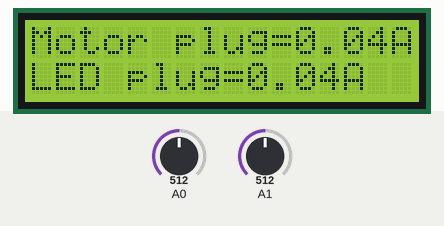
Recording of a sketch running on a simulated Arduino Uno, built with avr-gcc and run on an emulated ATmega328P. Shown: 16×2 character LCD. The inputs (shaded band) are chosen by the test bench; at power-on: A0 = 512, A1 = 512.

Above: at 1.2 s.
1.3 s: A0 set to 716
At 3.2 s:
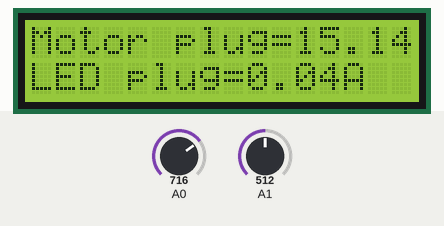
3.5 s: A1 set to 716
At 4.7 s:
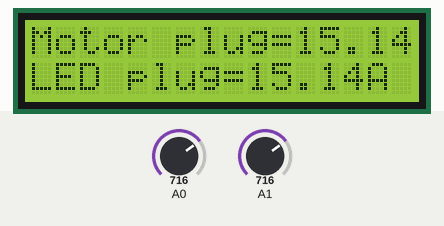
5.0 s: A0 set to 900
At 6.2 s:
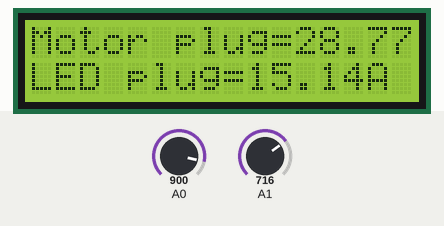
6.5 s: A1 set to 900
At 7.7 s:
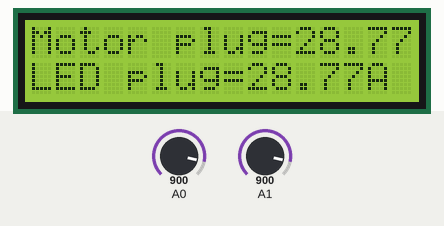
8.1 s: A0 set to 1023
At 9.2 s:
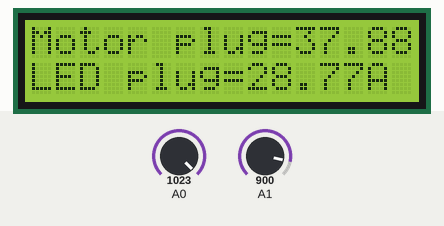
9.6 s: A1 set to 1023
At 10.6 s:
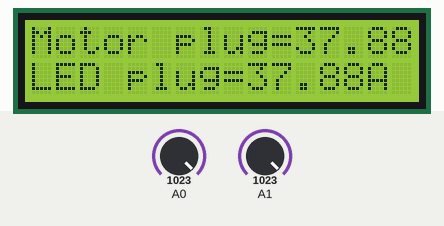
Timing chart, 0 to 12.1 s (numbered marks = the images above; inputs shaded):
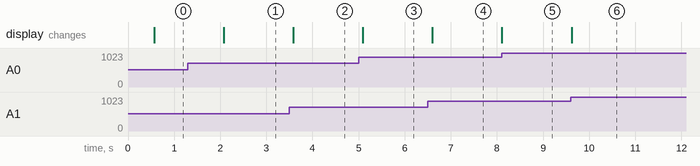

The sketch:

code2.ino
```cpp
  #include <LiquidCrystal.h>

  LiquidCrystal LCD(7, 6, 5, 4, 3, 2);
  double AcsOffset=2.5;
  double sensor=0.066;
  double current_motor=0;
  double tension_motor=0;
  double current_led=0;
  double tension_led=0;

  void setup() {
  Serial.begin(9600);
  LCD.begin(16,2);
  }

  void loop() {

  double value_motor=analogRead(A0);
  tension_motor=(value_motor*5.0/1023);
  current_motor=(tension_motor-AcsOffset)/sensor;
  LCD.setCursor(0,0);
  LCD.print("Motor plug=");
  LCD.print(current_motor);
  LCD.print("A");
  delay(500);

  double value_led=analogRead(A1);
  tension_led=(value_led*5.0/1023);
  current_led=(tension_led-AcsOffset)/sensor;
  LCD.setCursor(0,1);
  LCD.print("LED plug=");
  LCD.print(current_led);
  LCD.print("A");
  delay(500);
  }
```

Measured:
- after the input at 1.3 s, the display: changes after 0.78 s (image 1)
- after the input at 3.5 s, the display: changes after 0.08 s (image 2)
- after the input at 5.0 s, the display: changes after 0.09 s (image 3)
- after the input at 6.5 s, the display: changes after 0.10 s (image 4)
- after the input at 8.1 s, the display: changes at once (image 5)
- after the input at 9.6 s, the display: changes at once (image 6)
